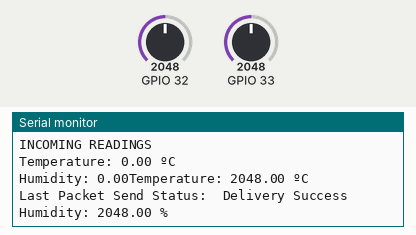
Recording of a sketch running on a simulated ESP32. On the bench: the last lines printed to the serial monitor. Inputs (shaded band) come from the test bench; at power-on: GPIO 33 = 2048, GPIO 32 = 2048.

Above: at 1.2 s.
1.3 s: GPIO 33 set to 11
At 1.32 s:
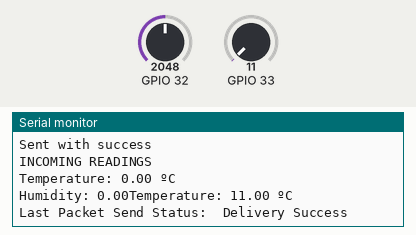
2.8 s: GPIO 33 set to 8
At 2.85 s:
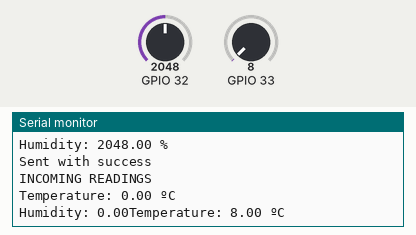
7.3 s: GPIO 33 set to 973
At 8.4 s:
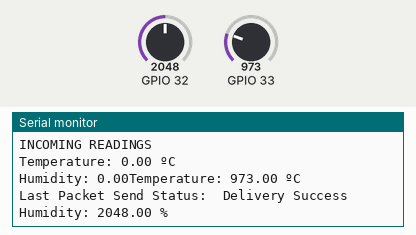
8.8 s: GPIO 33 set to 1064
At 9.4 s:
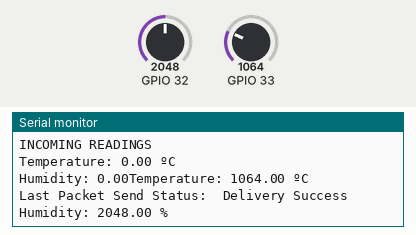
Timing chart, 0 to 11.3 s (numbered marks = the images above; inputs shaded):
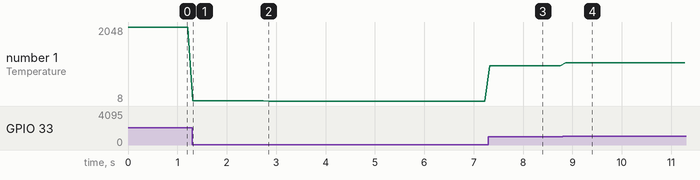

Measured:
- the behaviour switches between 10 and 9 on GPIO 33 (found by bisection; images 1 and 2)
- after the input at 1.3 s, the serial monitor: prints a new line at once (image 1)
- after the input at 2.8 s, the serial monitor: prints a new line after 0.05 s (image 2)
- after the input at 7.3 s, the serial monitor: prints a new line at once (image 3)
- after the input at 8.8 s, the serial monitor: prints a new line after 0.06 s (image 4)
- plotted number 1: 2048 → 11 after the input at 1.3 s, 11 → 8 after the input at 2.8 s, 8 → 973 after the input at 7.3 s, 973 → 1064 after the input at 8.8 s

The sketch:

espnow_test.ino
```cpp
#include <esp_now.h>
#include <WiFi.h>


uint8_t broadcastAddress[] = {0x34, 0x94, 0x54, 0x25, 0x0C, 0x54};

// Define variables to store BME280 readings to be sent
float x;
float y;


// Define variables to store incoming readings
float Ax;
float Ay;


String success;

//Structure example to send data
//Must match the receiver structure
typedef struct struct_message {
    float x;
    float y;

} struct_message;

struct_message BME280Readings;

struct_message incomingReadings;

esp_now_peer_info_t peerInfo;

// Callback when data is sent
void OnDataSent(const uint8_t *mac_addr, esp_now_send_status_t status) {
  Serial.print("\r\nLast Packet Send Status:\t");
  Serial.println(status == ESP_NOW_SEND_SUCCESS ? "Delivery Success" : "Delivery Fail");
  if (status ==0){
    success = "Delivery Success :)";
  }
  else{
    success = "Delivery Fail :(";
  }
}

// Callback when data is received
void OnDataRecv(const uint8_t * mac, const uint8_t *incomingData, int len) {
  memcpy(&incomingReadings, incomingData, sizeof(incomingReadings));

  Ax = incomingReadings.x;
  Ay = incomingReadings.y;

}

void setup() {

  Serial.begin(115200);


  // Set device as a Wi-Fi Station
  WiFi.mode(WIFI_STA);

  // Init ESP-NOW
  if (esp_now_init() != ESP_OK) {
    Serial.println("Error initializing ESP-NOW");
    return;
  }

  esp_now_register_send_cb(OnDataSent);

  // Register peer
  memcpy(peerInfo.peer_addr, broadcastAddress, 6);
  peerInfo.channel = 0;
  peerInfo.encrypt = false;

  // Add peer
  if (esp_now_add_peer(&peerInfo) != ESP_OK){
    Serial.println("Failed to add peer");
    return;
  }
  // Register for a callback function that will be called when data is received
  esp_now_register_recv_cb(OnDataRecv);
}

void loop() {


  // Set values to send
   BME280Readings.x = float(analogRead(33));
  BME280Readings.y = float(analogRead(32));


  // Send message via ESP-NOW
  esp_err_t result = esp_now_send(broadcastAddress, (uint8_t *) &BME280Readings, sizeof(BME280Readings));

  if (result == ESP_OK) {
    Serial.println("Sent with success");
  }
  else {
    Serial.println("Error sending the data");
  }


  // Display Readings in Serial Monitor
  Serial.println("INCOMING READINGS");
  Serial.print("Temperature: ");
  Serial.print(incomingReadings.x);
  Serial.println(" ºC");
  Serial.print("Humidity: ");
  Serial.print(incomingReadings.y);
    Serial.print("Temperature: ");
  Serial.print(BME280Readings.x);
  Serial.println(" ºC");
  Serial.print("Humidity: ");
  Serial.print(BME280Readings.y);
  Serial.println(" %");
  Serial.println();
  delay(100);
}
```
